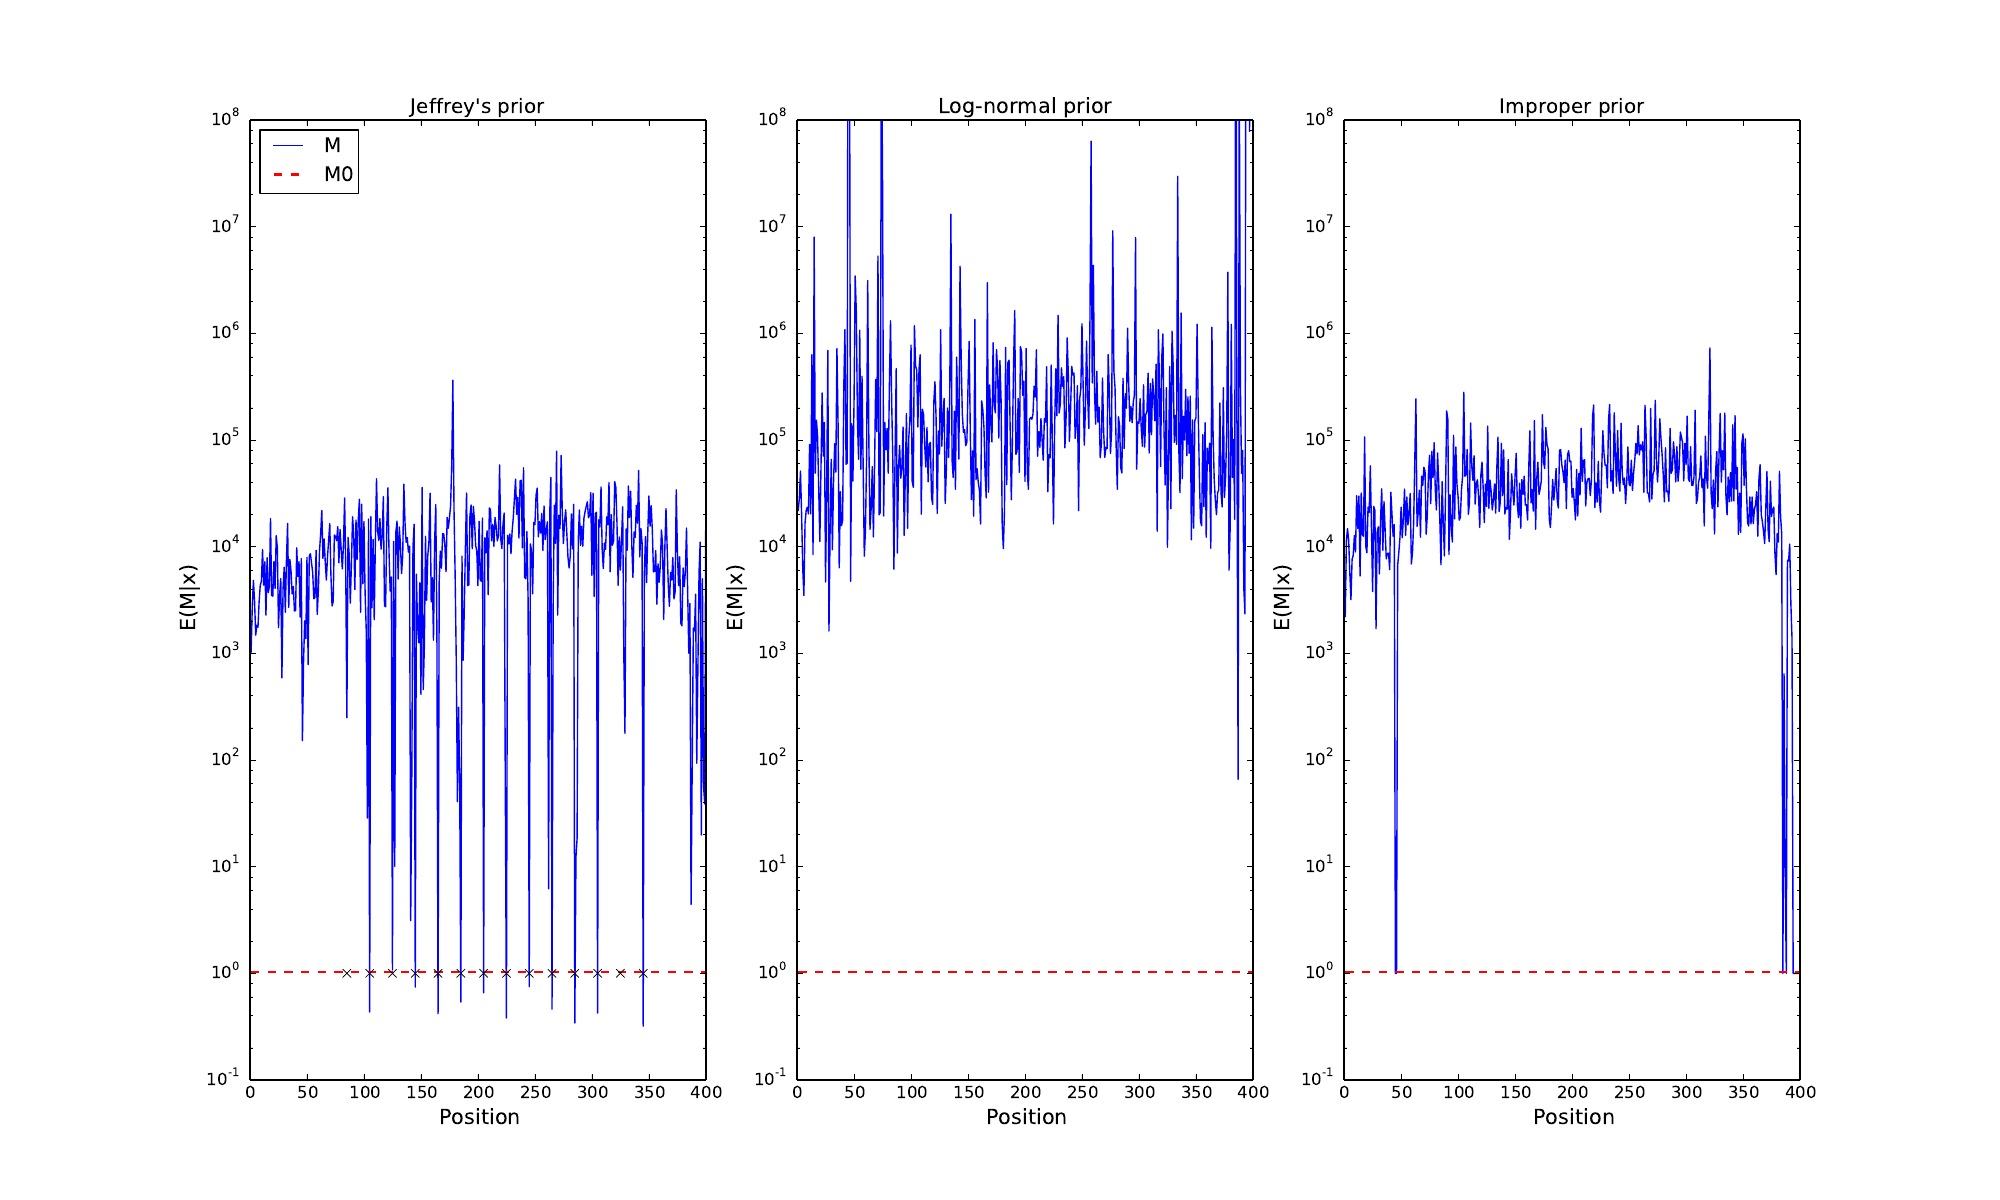

Python code for this plot:
import sys
import os
import numpy as np
import matplotlib.pyplot as plt
import h5py
import logging
import pdb
import itertools as it

rvddir = os.path.join('./')
sys.path.insert(0, rvddir)
import rvd29
import rvd30
import rvd2

# Sensitivity analysis: Compare the M value in the depth chart = 10, dilution = 100%

logging.basicConfig(level=logging.DEBUG,
                    format='%(levelname)s:%(message)s')

def main():

    N=1000 # Z sampling size  
    (n_gibbs, nmh) = (4000, 50)

# Plot E[M|Data] for RVD3 with Jeffreys prior
    logging.debug("Processing M for Jeffreys prior")
    caseFile = "./Case100_Jeffreys.hdf5" 
    (casePhi, caseM, caseTheta, caseMu, caseLoc, caseR, caseN) = rvd29.load_model(caseFile)
    #fig = plt.figure()
    fig=plt.figure(figsize=(20, 12))
    ax1 = plt.subplot(131)
    caseLoc = [int(x.split(':')[1]) for x in caseLoc]
    #ax1.plot(caseLoc,caseN.T)
    ax1.semilogy(caseLoc,np.mean(caseM,axis=1),color='b',label="M")
    ax1.set_title('Jeffrey\'s prior')
    ax1.semilogy(caseLoc, list(it.repeat(casePhi['M0'],400)),linewidth=2,color='r',ls='--',label="M0")
    ax1.legend(loc='upper left')
    ax1.set_xlabel('Position',fontsize=15)
    ax1.set_ylabel('E(M|x)',fontsize=15)
    ax1.set_ylim(0.1, 100000000)
    ax1.plot([85,105,125,145,165,185,205,225,245,265,285,305,325,345],[1,1,1,1,1,1,1,1,1,1,1,1,1,1],'kx')


# Plot E[M|Data] for RVD3 with log-normal prior
    logging.debug("Processing M for log-normal prior")
    caseFile = "./Case100_lognormal.hdf5" 
    (casePhi, caseM, caseTheta, caseMu, caseLoc, caseR, caseN) = rvd30.load_model(caseFile)
    ax2 = plt.subplot(132)
    caseLoc = [int(x.split(':')[1]) for x in caseLoc]
    #ax2.plot(caseLoc,caseN.T)
    ax2.semilogy(caseLoc,np.mean(caseM,axis=1),color='b')
    ax2.set_title('Log-normal prior',fontsize=15)
    ax2.semilogy([caseLoc[0],caseLoc[-1]],[casePhi['M0'],casePhi['M0']],linewidth=2,color='r',ls='--')
    ax2.set_xlabel('Position',fontsize=15)
    ax2.set_ylabel('E(M|x)',fontsize=15)
    ax2.set_ylim(0.1, 100000000)
    #ax2.set_yticks([1])
    #ax2.set_yticklabels(['M0'])
	
# Plot E[M|Data] for RVD3 with improper prior
    logging.debug("Processing M for improper prior")    
    caseFile = "./Case100_improper.hdf5" 
    (casePhi, caseTheta, caseMu, caseLoc, caseR, caseN) = rvd2.load_model(caseFile)
    ax3 = plt.subplot(133)
    caseLoc = [int(x.split(':')[1]) for x in caseLoc]
    #ax3.plot(caseLoc,caseN.T)
    ax3.semilogy(caseLoc,casePhi['M'],color='b')
    ax3.set_title('Improper prior')
    ax3.semilogy([caseLoc[0],caseLoc[-1]],[casePhi['M0'],casePhi['M0']],linewidth=2,color='r',ls='--')
    ax3.set_xlabel('Position',fontsize=15)
    ax3.set_ylabel('E(M|x)',fontsize=15)
    ax3.set_ylim(0.1, 100000000)
    #ax3.set_yticks([1])
    #ax3.set_yticklabels(['M0'])

    #plt.show()
    plt.savefig('priors_compare.pdf')

if __name__ == '__main__':
    main()

